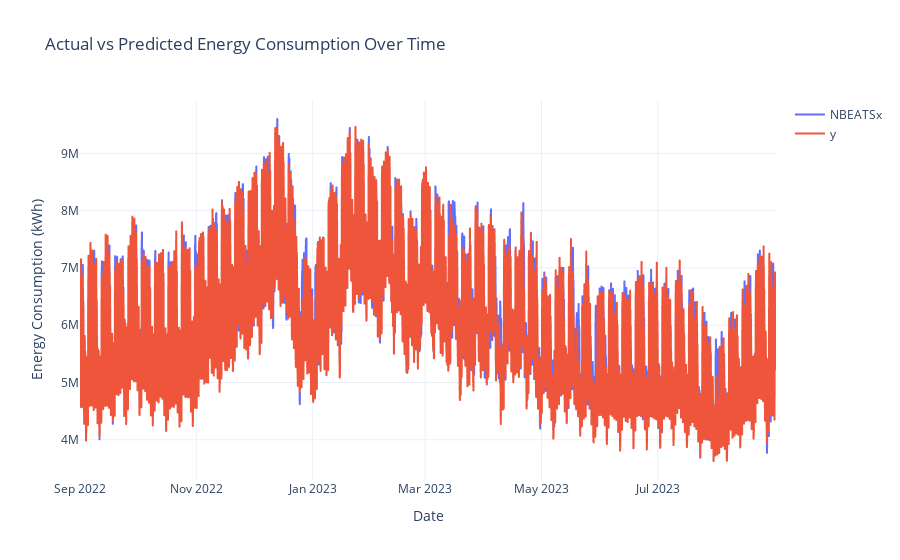

Write notebook code for a chart like this one.
### Code cell
fig = px.line(
    val_preds,
    x="ds",
    y=["NBEATSx", "y"],
    labels={
        "datetime": "Date",
        "value": "Energy Consumption (kWh)",
        "variable": "Series",
    },
    title="Actual vs Predicted Energy Consumption Over Time",
    line_shape="hv",  # Set line shape to horizontal-vertical for step chart
)

fig.update_layout(
    template="plotly_white",
    legend=dict(title=""),
    xaxis_title="Date",
    yaxis_title="Energy Consumption (kWh)",
)

fig.show()

### Figure 1 — Plotly figure (JSON) as saved in the notebook; plotly's stock layout.template omitted (floating-point values rounded to 4 significant figures; data arrays with more than 128 entries replaced by an {"elided": "..."} marker saying what was removed)
{"data": [{"hovertemplate": "Series=NBEATSx<br>ds=%{x}<br>Energy Consumption (kWh)=%{y}<extra></extra>", "legendgroup": "NBEATSx", "line": {"color": "#636efa", "dash": "solid", "shape": "hv"}, "marker": {"symbol": "circle"}, "mode": "lines", "name": "NBEATSx", "showlegend": true, "type": "scattergl", "x": {"elided": "8760 str values"}, "xaxis": "x", "y": {"elided": "8760 float values"}, "yaxis": "y"}, {"hovertemplate": "Series=y<br>ds=%{x}<br>Energy Consumption (kWh)=%{y}<extra></extra>", "legendgroup": "y", "line": {"color": "#EF553B", "dash": "solid", "shape": "hv"}, "marker": {"symbol": "circle"}, "mode": "lines", "name": "y", "showlegend": true, "type": "scattergl", "x": {"elided": "8760 str values"}, "xaxis": "x", "y": {"elided": "8760 float values"}, "yaxis": "y"}], "layout": {"legend": {"title": {"text": ""}, "tracegroupgap": 0}, "title": {"text": "Actual vs Predicted Energy Consumption Over Time"}, "xaxis": {"anchor": "y", "domain": [0, 1], "title": {"text": "Date"}}, "yaxis": {"anchor": "x", "domain": [0, 1], "title": {"text": "Energy Consumption (kWh)"}}}}
